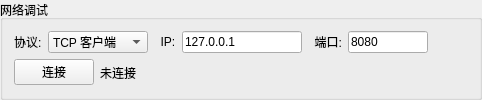
        <widget class="QGroupBox" name="groupBox_network">
         <property name="title">
          <string>网络调试</string>
         </property>
         <layout class="QVBoxLayout" name="verticalLayout_network">
          <property name="spacing">
           <number>6</number>
          </property>
          <item>
           <layout class="QHBoxLayout" name="horizontalLayout_network_top">
            <item>
             <widget class="QLabel" name="labelNetworkProto">
              <property name="text">
               <string>协议:</string>
              </property>
             </widget>
            </item>
            <item>
             <widget class="QComboBox" name="comboNetworkProtocol">
              <property name="minimumSize">
               <size>
                <width>100</width>
                <height>0</height>
               </size>
              </property>
              <item>
               <property name="text"><string>TCP 客户端</string></property>
              </item>
              <item>
               <property name="text"><string>TCP 服务端</string></property>
              </item>
              <item>
               <property name="text"><string>UDP</string></property>
              </item>
             </widget>
            </item>
            <item>
             <widget class="QLabel" name="labelNetworkIP">
              <property name="text">
               <string>  IP:</string>
              </property>
             </widget>
            </item>
            <item>
             <widget class="QLineEdit" name="editNetworkIP">
              <property name="minimumSize">
               <size>
                <width>120</width>
                <height>0</height>
               </size>
              </property>
              <property name="maximumSize">
               <size>
                <width>160</width>
                <height>16777215</height>
               </size>
              </property>
              <property name="text">
               <string>127.0.0.1</string>
              </property>
             </widget>
            </item>
            <item>
             <widget class="QLabel" name="labelNetworkPort">
              <property name="text">
               <string>  端口:</string>
              </property>
             </widget>
            </item>
            <item>
             <widget class="QLineEdit" name="editNetworkPort">
              <property name="minimumSize">
               <size>
                <width>60</width>
                <height>0</height>
               </size>
              </property>
              <property name="maximumSize">
               <size>
                <width>80</width>
                <height>16777215</height>
               </size>
              </property>
              <property name="text">
               <string>8080</string>
              </property>
             </widget>
            </item>
            <item>
             <spacer name="horizontalSpacer_network_top">
              <property name="orientation">
               <enum>Qt::Horizontal</enum>
              </property>
              <property name="sizeHint" stdset="0">
               <size>
                <width>40</width>
                <height>20</height>
               </size>
              </property>
             </spacer>
            </item>
           </layout>
          </item>
          <item>
           <layout class="QHBoxLayout" name="horizontalLayout_network_action">
            <item>
             <widget class="QPushButton" name="btnNetworkConnect">
              <property name="minimumSize">
               <size>
                <width>80</width>
                <height>0</height>
               </size>
              </property>
              <property name="text">
               <string>连接</string>
              </property>
             </widget>
            </item>
            <item>
             <widget class="QLabel" name="labelNetworkStatus">
              <property name="text">
               <string>未连接</string>
              </property>
             </widget>
            </item>
            <item>
             <spacer name="horizontalSpacer_network_action">
              <property name="orientation">
               <enum>Qt::Horizontal</enum>
              </property>
              <property name="sizeHint" stdset="0">
               <size>
                <width>40</width>
                <height>20</height>
               </size>
              </property>
             </spacer>
            </item>
           </layout>
          </item>
         </layout>
        </widget>
